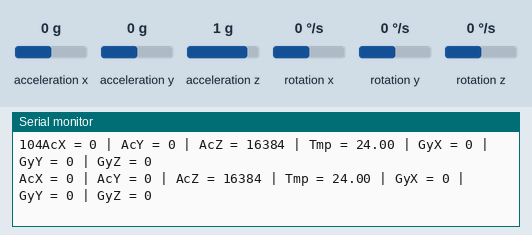
Simulated run of this sketch. Board: ESP32. On the bench: the last lines printed to the serial monitor. Wiring (inferred from the names in the program): MPU-6050 motion sensor at I2C address 0x68. Inputs (shaded band) come from the test bench; at power-on: acceleration x 0 g, acceleration y 0 g, acceleration z 1 g, rotation x 0 °/s, rotation y 0 °/s, rotation z 0 °/s.

Above: at 3.3 s.
3.4 s: acceleration x set to -1.4 g
At 6.2 s:
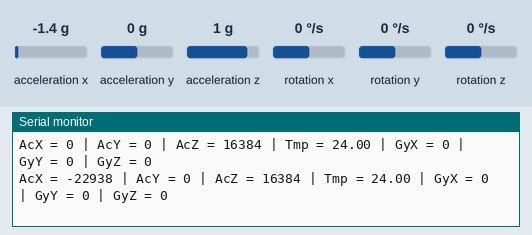
6.7 s: acceleration y set to -1.4 g
At 8.2 s:
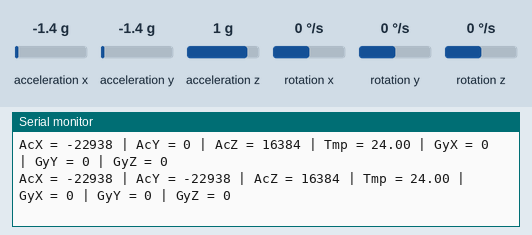
10.0 s: acceleration z set to -1.4 g
At 11.5 s:
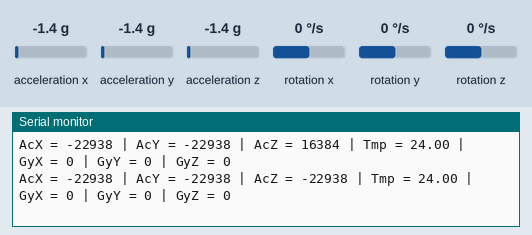
13.3 s: rotation x set to -192 °/s
At 15.6 s:
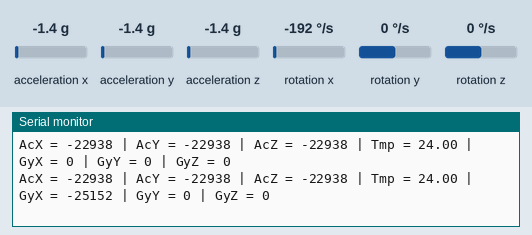
16.6 s: rotation y set to -192 °/s
At 18.8 s:
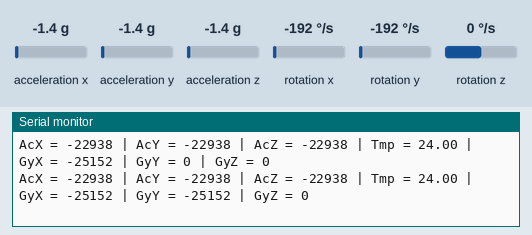
Timing chart, 0 to 20.3 s (numbered marks = the images above; inputs shaded):
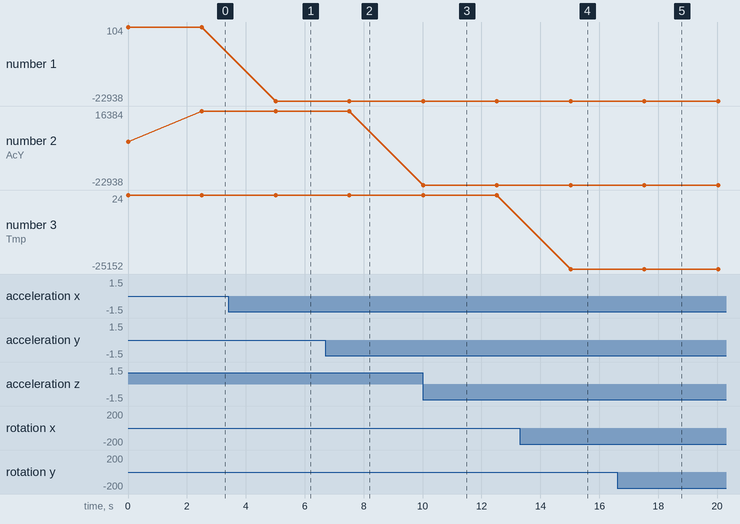

The sketch:

test.ino
```cpp
// MPU-6050 Short Example Sketch
// By Arduino User JohnChi
// August 17, 2014
// Public Domain
#include<Wire.h>
const int MPU_addr=0x68;  // I2C address of the MPU-6050
int16_t AcX,AcY,AcZ,Tmp,GyX,GyY,GyZ; // declare accellerometer and gyro variables
void setup(){
  Wire.begin(13, 12); // initiate i2c system
  Wire.beginTransmission(MPU_addr); // be sure we talk to our MPU vs some other device
  Wire.write(0x6B);  // PWR_MGMT_1 register
  Wire.write(0);     // set to zero (wakes up the MPU-6050)
  Wire.endTransmission(true); // done talking over to MPU device, for the moment
  Serial.begin(115200); // initialize serial port to 9600 bps so you can see your debug messages in Arduino IDE via debug channel

  Wire.beginTransmission(MPU_addr); // get ready to talk to MPU again
  Wire.write(0x75);  // starting with register 0x3B (ACCEL_XOUT_H)
  Wire.endTransmission(false); // done talking to MPU for the time being
  Wire.requestFrom(MPU_addr,1,true);  // request a total of 14 registers
  Serial.println("\n");
  Serial.print(Wire.read());
}
void loop(){ // main program loop
  Wire.beginTransmission(MPU_addr); // get ready to talk to MPU again
  Wire.write(0x3B);  // starting with register 0x3B (ACCEL_XOUT_H)
  Wire.endTransmission(false); // done talking to MPU for the time being
  Wire.requestFrom(MPU_addr,14,true);  // request a total of 14 registers
  // all the fancy <<8| stuff is to bit shift the first 8 bits to
  // the left & combine it with the next 8 bits to form 16 bits
  AcX=Wire.read()<<8|Wire.read();  // 0x3B (ACCEL_XOUT_H) & 0x3C (ACCEL_XOUT_L)
  AcY=Wire.read()<<8|Wire.read();  // 0x3D (ACCEL_YOUT_H) & 0x3E (ACCEL_YOUT_L)
  AcZ=Wire.read()<<8|Wire.read();  // 0x3F (ACCEL_ZOUT_H) & 0x40 (ACCEL_ZOUT_L)
  Tmp=Wire.read()<<8|Wire.read();  // 0x41 (TEMP_OUT_H) & 0x42 (TEMP_OUT_L)
  GyX=Wire.read()<<8|Wire.read();  // 0x43 (GYRO_XOUT_H) & 0x44 (GYRO_XOUT_L)
  GyY=Wire.read()<<8|Wire.read();  // 0x45 (GYRO_YOUT_H) & 0x46 (GYRO_YOUT_L)
  GyZ=Wire.read()<<8|Wire.read();  // 0x47 (GYRO_ZOUT_H) & 0x48 (GYRO_ZOUT_L)
  // the above lines have gathered Accellerometer values for X, Y, Z
  //  as well as Gyroscope values for X, Y, Z

  Serial.print("AcX = "); Serial.print(AcX); // share accellerometer values over debug channel
  Serial.print(" | AcY = "); Serial.print(AcY);
  Serial.print(" | AcZ = "); Serial.print(AcZ);
  Serial.print(" | Tmp = "); Serial.print(Tmp/340.00+36.53);  //equation for temperature in degrees C from datasheet
  Serial.print(" | GyX = "); Serial.print(GyX); // share gyroscope values over debug channel
  Serial.print(" | GyY = "); Serial.print(GyY);
  Serial.print(" | GyZ = "); Serial.println(GyZ);
  delay(2500); // delay a bit to not overwhelm you the user/programmer as you view the results
}
```

Measured:
- after the input at 3.4 s, the serial monitor: prints a new line after 1.6 s (image 1)
- after the input at 6.7 s, the serial monitor: prints a new line after 0.81 s (image 2)
- after the input at 10.0 s, the serial monitor: prints a new line at once (image 3)
- after the input at 13.3 s, the serial monitor: prints a new line after 1.7 s (image 4)
- after the input at 16.6 s, the serial monitor: prints a new line after 0.93 s (image 5)
- plotted number 1: 0 → -22938 after the input at 3.4 s
- plotted number 3: 0 → -25152 after the input at 13.3 s
